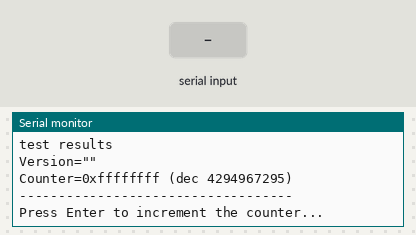
Bench run of a sketch on a simulated ESP32. Parts: the last lines printed to the serial monitor. The test bench sets the inputs (shaded band). Storage starts empty.

Above: at 7.2 s.
7.3 s: "1\n" received over Serial
At 7.7 s:
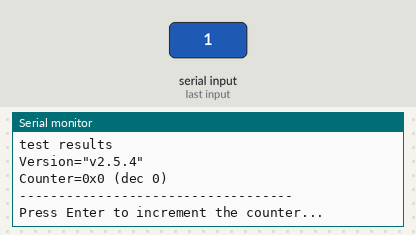
8.8 s: "0\n" received over Serial
At 10.0 s:
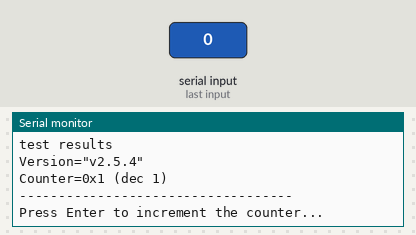
10.3 s: "2\n" received over Serial
At 11.2 s:
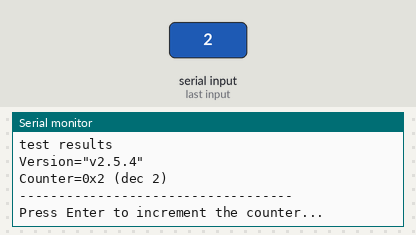

The sketch:

rgParamTest.ino
```cpp
/* FParam.ino - tests for class rgParam
   to trace execution: #define RGPARAM_TRACE in rgParam.h
*/

#include "rgParam.h"

rgParam FPar_obj;

void setup() {
    Serial.begin(921600);
	while (!Serial) ; // wait for serial port to connect
	// give user some time to open the serial monitor
	Serial.println("");
	int idx = 0;
	while (idx < 12) {
		Serial.print((char)('A'+idx++));
		delay(500);
	}
    Serial.printf("\n%s %s\n", PARAMLIB_NAME, PARAMLIB_VERSION);
}

void loop() {
	const char *path_str="testpara.txt";
	char version_str[20];
	static unsigned int Count_int=0;

	// Init() args: format_fs_if_failed, max_len_path, max_len_key, max_len_value, max_records
	FPar_obj.Init(path_str, 1, 16, 10, 8, 20);
	FPar_obj.SetSeparator('=');

	//LittleFS.remove(path_str);

	static char File_buff[10000];
	FPar_obj.Dump(NULL, sizeof(File_buff), File_buff);

	FPar_obj.Load();
	FPar_obj.GetKeyStr("Version", version_str);
	FPar_obj.GetKeyInt("Counter", &Count_int);

	Serial.print('\n');
	Serial.println("-----------------------------------");
	Serial.println("raw data");
	Serial.print(File_buff);
	Serial.println("-----------------------------------");
	FPar_obj.SerialDump();
	Serial.println("-----------------------------------");
	Serial.println("test results");
	Serial.printf("Version=\"%s\"\n", version_str);
	Serial.printf("Counter=0x%x (dec %u)\n", Count_int, Count_int);
	Serial.println("-----------------------------------");
	Serial.println("Press Enter to increment the counter...");
	while (!press_key('\n'));

	FPar_obj.SetKeyStr("Version", PARAMLIB_VERSION);
	FPar_obj.SetKeyInt("Counter", ++Count_int);
	FPar_obj.Save();
}

bool press_key(char this_chr) {
	while (!Serial.available());
	return (Serial.read()==this_chr);
}
```

Measured:
- after the input at 7.3 s, the serial monitor: prints a new line at once (image 1)
- after the input at 8.8 s, the serial monitor: prints a new line at once (image 2)
- after the input at 10.3 s, the serial monitor: prints a new line at once (image 3)
